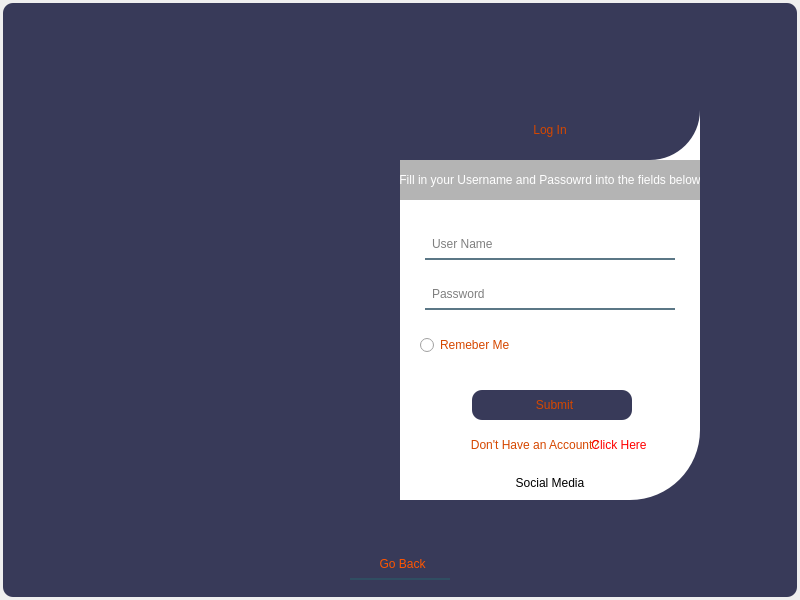
<?xml version="1.0" encoding="UTF-8"?>
<ui version="4.0">
 <class>Dialog</class>
 <widget class="QDialog" name="Dialog">
  <property name="geometry">
   <rect>
    <x>0</x>
    <y>0</y>
    <width>800</width>
    <height>600</height>
   </rect>
  </property>
  <property name="windowTitle">
   <string>Dialog</string>
  </property>
  <widget class="QWidget" name="widget" native="true">
   <property name="geometry">
    <rect>
     <x>0</x>
     <y>0</y>
     <width>800</width>
     <height>600</height>
    </rect>
   </property>
   <property name="sizePolicy">
    <sizepolicy hsizetype="Expanding" vsizetype="Expanding">
     <horstretch>138</horstretch>
     <verstretch>80</verstretch>
    </sizepolicy>
   </property>
   <property name="minimumSize">
    <size>
     <width>400</width>
     <height>400</height>
    </size>
   </property>
   <property name="maximumSize">
    <size>
     <width>1380</width>
     <height>800</height>
    </size>
   </property>
   <property name="baseSize">
    <size>
     <width>400</width>
     <height>400</height>
    </size>
   </property>
   <property name="styleSheet">
    <string notr="true">QWidget#widget{
	background-color: rgb(56, 58, 89);
	color: rgb(220, 220, 220);
	border-radius: 10px;
	margin: 3px;
}</string>
   </property>
   <widget class="QFrame" name="frame">
    <property name="geometry">
     <rect>
      <x>400</x>
      <y>100</y>
      <width>300</width>
      <height>400</height>
     </rect>
    </property>
    <property name="styleSheet">
     <string notr="true">QFrame#frame{
	background-color: rgb(255, 255, 255);
	border-bottom-right-radius: 70px;
}</string>
    </property>
    <property name="frameShape">
     <enum>QFrame::StyledPanel</enum>
    </property>
    <property name="frameShadow">
     <enum>QFrame::Raised</enum>
    </property>
    <widget class="QFrame" name="frame_3">
     <property name="geometry">
      <rect>
       <x>0</x>
       <y>0</y>
       <width>300</width>
       <height>100</height>
      </rect>
     </property>
     <property name="styleSheet">
      <string notr="true">	border-bottom-right-radius: 50px;</string>
     </property>
     <property name="frameShape">
      <enum>QFrame::StyledPanel</enum>
     </property>
     <property name="frameShadow">
      <enum>QFrame::Raised</enum>
     </property>
     <widget class="QLabel" name="label">
      <property name="geometry">
       <rect>
        <x>0</x>
        <y>0</y>
        <width>300</width>
        <height>60</height>
       </rect>
      </property>
      <property name="styleSheet">
       <string notr="true">QLabel{
	background-color: rgb(56, 58, 89);
	color: rgb(213, 71, 0);
	font: 75 20pt &quot;Constantia&quot;;
}</string>
      </property>
      <property name="text">
       <string>Log In</string>
      </property>
      <property name="alignment">
       <set>Qt::AlignCenter</set>
      </property>
     </widget>
     <widget class="QLabel" name="label_2">
      <property name="geometry">
       <rect>
        <x>0</x>
        <y>60</y>
        <width>300</width>
        <height>40</height>
       </rect>
      </property>
      <property name="styleSheet">
       <string notr="true">QLabel{
	color: rgb(255, 255, 255);
	font: 75 8pt &quot;Constantia&quot;;
	background-color: rgba(0, 0, 0, 75);
}</string>
      </property>
      <property name="text">
       <string>Fill in your Username and Passowrd into the fields below</string>
      </property>
      <property name="alignment">
       <set>Qt::AlignCenter</set>
      </property>
     </widget>
    </widget>
    <widget class="QLineEdit" name="emailfield">
     <property name="geometry">
      <rect>
       <x>25</x>
       <y>130</y>
       <width>250</width>
       <height>30</height>
      </rect>
     </property>
     <property name="sizePolicy">
      <sizepolicy hsizetype="Expanding" vsizetype="Expanding">
       <horstretch>0</horstretch>
       <verstretch>0</verstretch>
      </sizepolicy>
     </property>
     <property name="styleSheet">
      <string notr="true">QLineEdit{
	background-color: rgba(0, 0, 0, 0);
	border: none;
	border-bottom: 2px solid rgba(46, 82, 101, 200);
	padding-left: 5px;
}

QLineEdit:hover{
	background-color: rgba(0, 0, 0, 0);
	border: none;
	border-bottom: 2px solid rgb(255, 85, 0);
}
</string>
     </property>
     <property name="placeholderText">
      <string>User Name</string>
     </property>
    </widget>
    <widget class="QLineEdit" name="passwordfield">
     <property name="geometry">
      <rect>
       <x>25</x>
       <y>180</y>
       <width>250</width>
       <height>30</height>
      </rect>
     </property>
     <property name="styleSheet">
      <string notr="true">QLineEdit{
	background-color: rgba(0, 0, 0, 0);
	border: none;
	border-bottom: 2px solid rgba(46, 82, 101, 200);
	padding-left: 5px;
}

QLineEdit:hover{
	background-color: rgba(0, 0, 0, 0);
	border: none;
	border-bottom: 2px solid rgb(255, 85, 0);
}
</string>
     </property>
     <property name="placeholderText">
      <string>Password</string>
     </property>
    </widget>
    <widget class="QPushButton" name="submit">
     <property name="geometry">
      <rect>
       <x>72</x>
       <y>290</y>
       <width>160</width>
       <height>30</height>
      </rect>
     </property>
     <property name="styleSheet">
      <string notr="true">QPushButton{
	font: 75 9pt &quot;Constantia&quot;;
	background-color: rgb(56, 58, 89);
	color: rgb(213, 71, 0);
	border: none;
	padding-left: 5px;
	border-radius: 10px;

}

QPushButton:hover{
	background-color: rgba(0, 0, 0, 0);
	border: none;
	border-bottom: 2px solid rgb(255, 85, 0);
	border-bottom-left-radius: 50px;
	border-bottom-right-radius: 50px
}
</string>
     </property>
     <property name="text">
      <string>Submit</string>
     </property>
    </widget>
    <widget class="QRadioButton" name="radioButton">
     <property name="geometry">
      <rect>
       <x>20</x>
       <y>230</y>
       <width>100</width>
       <height>30</height>
      </rect>
     </property>
     <property name="styleSheet">
      <string notr="true">QRadioButton{
	color: rgb(213, 71, 0);
}</string>
     </property>
     <property name="text">
      <string>Remeber Me</string>
     </property>
    </widget>
    <widget class="QLabel" name="label_5">
     <property name="geometry">
      <rect>
       <x>0</x>
       <y>368</y>
       <width>300</width>
       <height>30</height>
      </rect>
     </property>
     <property name="text">
      <string>Social Media</string>
     </property>
     <property name="alignment">
      <set>Qt::AlignCenter</set>
     </property>
    </widget>
    <widget class="QLabel" name="label_6">
     <property name="geometry">
      <rect>
       <x>0</x>
       <y>330</y>
       <width>270</width>
       <height>30</height>
      </rect>
     </property>
     <property name="styleSheet">
      <string notr="true">QLabel{
	color: rgb(213, 71, 0);
}</string>
     </property>
     <property name="text">
      <string>Don't Have an Account?</string>
     </property>
     <property name="alignment">
      <set>Qt::AlignCenter</set>
     </property>
    </widget>
    <widget class="QLabel" name="message">
     <property name="geometry">
      <rect>
       <x>0</x>
       <y>260</y>
       <width>300</width>
       <height>30</height>
      </rect>
     </property>
     <property name="styleSheet">
      <string notr="true">QLabel{
	color: rgb(255, 0, 0);
}
</string>
     </property>
     <property name="text">
      <string/>
     </property>
     <property name="alignment">
      <set>Qt::AlignCenter</set>
     </property>
    </widget>
    <widget class="QPushButton" name="signup">
     <property name="geometry">
      <rect>
       <x>184</x>
       <y>330</y>
       <width>65</width>
       <height>30</height>
      </rect>
     </property>
     <property name="styleSheet">
      <string notr="true">QPushButton{
	color: rgb(255, 0, 0);
	background-color: rgba(0, 0, 0, 0);
	border: none;
	padding-left: 5px;
}

QPushButton:hover{
	color: rgb(170, 0, 0);
	background-color: rgba(0, 0, 0, 0);
	border: none;
	border-bottom: 2px solid rgb(255, 85, 0);
}
</string>
     </property>
     <property name="text">
      <string>Click Here</string>
     </property>
    </widget>
   </widget>
   <widget class="QFrame" name="frame_2">
    <property name="geometry">
     <rect>
      <x>100</x>
      <y>100</y>
      <width>300</width>
      <height>400</height>
     </rect>
    </property>
    <property name="baseSize">
     <size>
      <width>400</width>
      <height>400</height>
     </size>
    </property>
    <property name="styleSheet">
     <string notr="true">QFrame{
	background-image: url(:/images/seo.jpg);
	background-color: rgb(56, 58, 89);
	border-top-left-radius: 70px;
}</string>
    </property>
    <property name="frameShape">
     <enum>QFrame::StyledPanel</enum>
    </property>
    <property name="frameShadow">
     <enum>QFrame::Raised</enum>
    </property>
   </widget>
   <widget class="QPushButton" name="goback">
    <property name="geometry">
     <rect>
      <x>350</x>
      <y>550</y>
      <width>100</width>
      <height>30</height>
     </rect>
    </property>
    <property name="styleSheet">
     <string notr="true">QPushButton{
	font: 75 9pt &quot;Constantia&quot;;
	color: rgb(255, 85, 0);
	background-color: rgba(0, 0, 0, 0);
	border: none;
	border-bottom: 2px solid rgba(46, 82, 101, 200);
	padding-left: 5px;
}

QPushButton:hover{
	font: 75 9pt &quot;Constantia&quot;;
	color: rgb(255, 85, 0);
	background-color: rgba(0, 0, 0, 0);
	border: none;
	border-bottom: 2px solid rgb(255, 85, 0);
}
</string>
    </property>
    <property name="text">
     <string>Go Back</string>
    </property>
   </widget>
  </widget>
 </widget>
 <resources>
  <include location="resources/resources.qrc"/>
 </resources>
 <connections/>
</ui>
